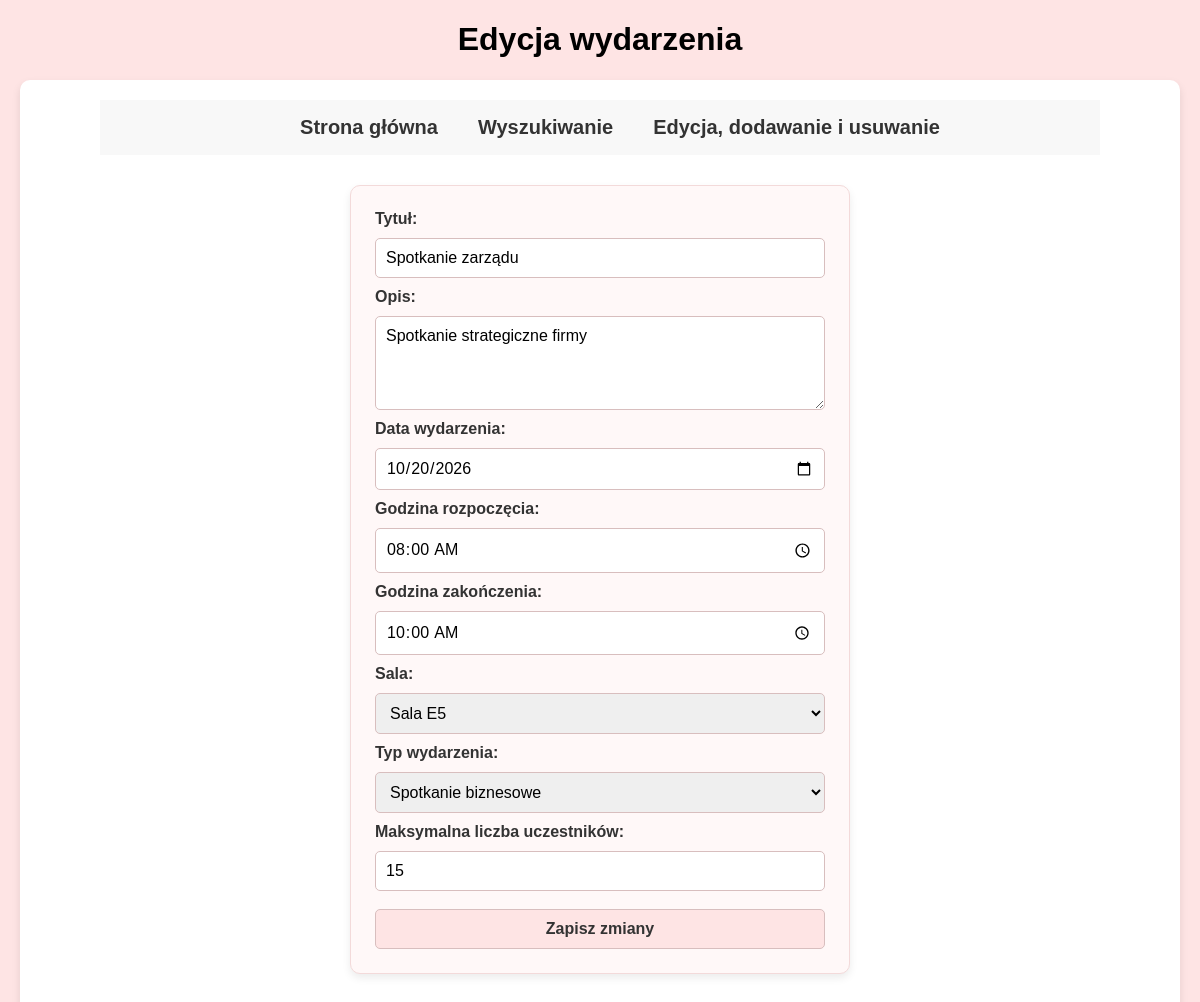
Screenshot of /events/edit_event.php?id=3 with the database file from the repository.
### tables this page shows
CREATE TABLE `events` (
  `id` int(11) NOT NULL,
  `title` varchar(255) NOT NULL,
  `description` varchar(255) NOT NULL,
  `event_date` date NOT NULL,
  `start_time` time NOT NULL,
  `end_time` time NOT NULL,
  `room_id` int(11) NOT NULL,
  `event_type_id` int(11) NOT NULL,
  `max_participants` int(11) NOT NULL
);

CREATE TABLE `rooms` (
  `id` int(11) NOT NULL,
  `name` varchar(255) NOT NULL,
  `capacity` int(11) NOT NULL,
  `location` varchar(255) NOT NULL
);

CREATE TABLE `event_types` (
  `id` int(11) NOT NULL,
  `name` varchar(255) DEFAULT NULL
);

### events/edit_event.php (the view, shortened to what this page needs)
<?php
$conn = connectDB();
$eventId = (int)($_GET["id"] ?? 0);
$row = null;
if ($eventId > 0) {
    $stmt = mysqli_prepare($conn, "SELECT * FROM events WHERE id = ?");
    mysqli_stmt_bind_param($stmt, "i", $eventId);
    if (!mysqli_stmt_execute($stmt)) {
        die("Nie udało się pobrać wydarzenia: " . mysqli_stmt_error($stmt));
    }
    $result = mysqli_stmt_get_result($stmt);
    $row = $result ? mysqli_fetch_assoc($result) : null;
}
$roomsResult = mysqli_query($conn, "SELECT id, name FROM rooms ORDER BY name");
$eventTypesResult = mysqli_query($conn, "SELECT id, name FROM event_types ORDER BY name");
?>
<!DOCTYPE html>
<html lang="pl">
<head>
    <link rel="stylesheet" href="../style.css">
</head>
<body>
    <h1>Edycja wydarzenia</h1>
    <main>
        <header>
            <nav>
                <ul>
                    <li><a href="../index.php">Strona główna</a></li>
                    <li><a href="../search.php">Wyszukiwanie</a></li>
                    <li><a href="../edit_add_delete.php">Edycja, dodawanie i usuwanie</a></li>
                </ul>
            </nav>
        </header>
    <?php if ($row === null): ?>
        <p class="form-message error">Nie znaleziono wydarzenia.</p>
    <?php else: ?>
    <form method="post" class="event-form">
        <label for="title">Tytuł:</label>
        <input type="text" id="title" name="title" value="<?php echo htmlspecialchars($row['title'], ENT_QUOTES, 'UTF-8'); ?>" required>
        <label for="description">Opis:</label>
        <textarea id="description" name="description" rows="4" required><?php echo htmlspecialchars($row['description'], ENT_QUOTES, 'UTF-8'); ?></textarea>
        <label for="event_date">Data wydarzenia:</label>
        <input type="date" id="event_date" name="event_date" value="<?php echo htmlspecialchars($row['event_date'], ENT_QUOTES, 'UTF-8'); ?>" required>
        <label for="start_time">Godzina rozpoczęcia:</label>
        <input type="time" id="start_time" name="start_time" value="<?php echo htmlspecialchars(substr($row['start_time'], 0, 5), ENT_QUOTES, 'UTF-8'); ?>" required>
        <label for="end_time">Godzina zakończenia:</label>
        <input type="time" id="end_time" name="end_time" value="<?php echo htmlspecialchars(substr($row['end_time'], 0, 5), ENT_QUOTES, 'UTF-8'); ?>" required>
        <label for="room">Sala:</label>
        <select id="room" name="room" required>
            <?php while ($room = mysqli_fetch_assoc($roomsResult)): ?>
                <option value="<?= (int)$room["id"] ?>" <?= (int)$room["id"] === (int)$row["room_id"] ? "selected" : "" ?>>
                    <?= htmlspecialchars($room["name"], ENT_QUOTES, "UTF-8") ?>
                </option>
            <?php endwhile; ?>
        </select>
        <label for="event_type">Typ wydarzenia:</label>
        <select id="event_type" name="event_type" required>
            <?php while ($eventType = mysqli_fetch_assoc($eventTypesResult)): ?>
                <option value="<?= (int)$eventType["id"] ?>" <?= (int)$eventType["id"] === (int)$row["event_type_id"] ? "selected" : "" ?>>
                    <?= htmlspecialchars($eventType["name"], ENT_QUOTES, "UTF-8") ?>
                </option>
            <?php endwhile; ?>
        </select>
        <label for="max_participants">Maksymalna liczba uczestników:</label>
        <input type="number" id="max_participants" name="max_participants" min="1" value="<?php echo htmlspecialchars($row['max_participants'], ENT_QUOTES, 'UTF-8'); ?>" required>
        <button type="submit">Zapisz zmiany</button>
    </form>
    <?php endif; ?>
    </main>
</body>
</html>

### style.css (style rules this page uses)
* { font-family: Arial, sans-serif; }
body { background-color: #fee4e4; margin: 0; padding: 0; }
main { background-color: #fff; border-radius: 10px; padding: 20px; box-shadow: 0 4px 8px rgba(0, 0, 0, 0.1); width: min(1440px, calc(100% - 40px)); box-sizing: border-box; margin: auto; }
header { background-color: #f8f8f8; width: min(1000px, 100%); display: flex; justify-content: center; margin: 0 auto; }
ul { display: flex; justify-content: center; }
ul li { list-style-type: none; }
ul li a { text-decoration: none; color: #333; font-weight: bold; font-size: 20px; padding: 10px 20px; border-radius: 5px; }
h1,h3 { text-align: center; }
.event-form { display: flex; flex-direction: column; gap: 10px; width: min(100%, 500px); box-sizing: border-box; margin: 30px auto; padding: 24px; background-color: #fff8f8; border: 1px solid #f3dada; border-radius: 10px; box-shadow: 0 4px 8px rgba(0, 0, 0, 0.08); }
.event-form label { color: #333; font-weight: bold; }
.event-form input, .event-form select, .event-form textarea, .event-form button { width: 100%; box-sizing: border-box; padding: 10px; font-size: 16px; border: 1px solid #d8bebe; border-radius: 5px; }
.event-form textarea { resize: vertical; }
.event-form button { cursor: pointer; margin-top: 8px; background-color: #fee4e4; color: #333; font-weight: bold; }

### rows the page displays
events: title "Spotkanie zarządu", description "Spotkanie strategiczne firmy", event_date "10/20/2026", start_time "08:00", end_time "10:00", room "Sala E5", event_type "Spotkanie biznesowe", max_participants "15"
